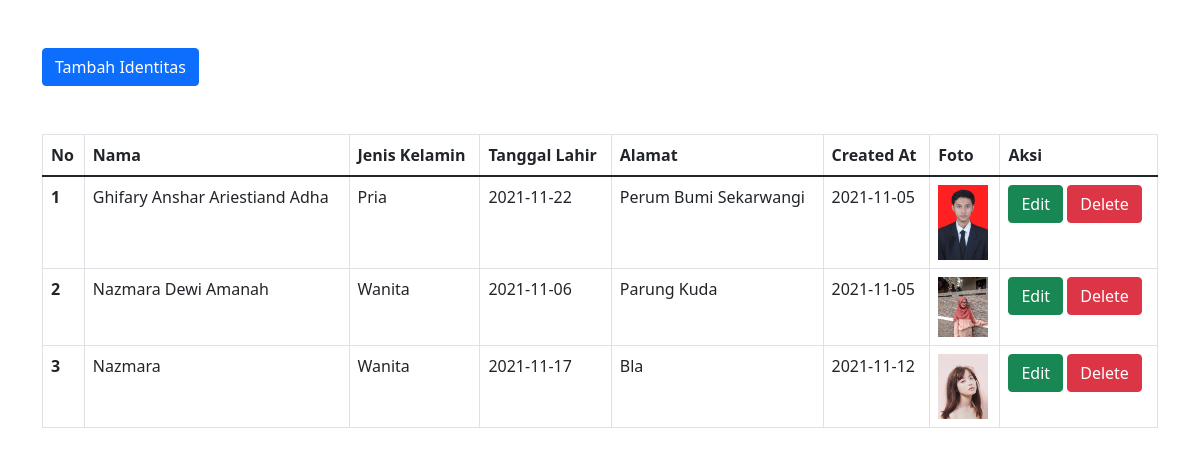
The page / on the database its author committed.
### tables this page shows
CREATE TABLE `identitas` (
  `id` int(11) NOT NULL,
  `nama` varchar(100) NOT NULL,
  `jenis_kelamin` char(1) NOT NULL,
  `tanggal_lahir` date NOT NULL,
  `alamat` text NOT NULL,
  `foto` varchar(255) DEFAULT NULL,
  `created_at` date NOT NULL,
  `updated_at` date NOT NULL
);

### application/controllers/Home.php (called while the page is built, shortened)
<?php
class Home extends CI_Controller {
	function __construct() {
		$this->load->model('HomeModel');
	}
	public function index() {
		$data = [
			'identitas' => $this->HomeModel->get_identitas()->result()
		];
		$this->load->view('home-page', $data);
	}
}

### index.php (called while the page is built, shortened)
<?php
require_once BASEPATH.'core/CodeIgniter.php';

### application/models/HomeModel.php (called while the page is built, shortened)
<?php
class HomeModel extends CI_Model {
    public function get_identitas($id = null) {
        $this->db->order_by('created_at', 'asc');
        $query = $this->db->get('identitas');
        return $query;
    }
}

### application/views/home-page.php (the view, shortened to what this page needs)
<!DOCTYPE html>
<html lang="en">
<head>
	<link href="https://cdn.jsdelivr.net/npm/bootstrap@5.1.3/dist/css/bootstrap.min.css" rel="stylesheet">
</head>
<body>
	<div class="container my-5 mx-auto">
		<div class="row align-items-center">
			<div class="col-md-4 mb-5">
				<a href="<?= base_url('home/form') ?>" class="btn btn-primary">Tambah Identitas</a>
			</div>
			<div class="col-md-12">
				<table class="table table-bordered">
					<thead>
						<tr>
							<th>No</th>
							<th>Nama</th>
							<th>Jenis Kelamin</th>
							<th>Tanggal Lahir</th>
							<th>Alamat</th>
							<th>Created At</th>
							<th>Foto</th>
							<th>Aksi</th>
						</tr>
					</thead>
					<tbody>
						<?php $index = 1; ?>
						<?php foreach($identitas as $i) { ?>
						<tr>
							<th><?= $index++ ?></th>
							<td><?= $i->nama ?></td>
							<td><?= ($i->jenis_kelamin == 1) ? 'Pria' : 'Wanita' ?></td>
							<td><?= $i->tanggal_lahir ?></td>
							<td><?= $i->alamat ?></td>
							<td><?= $i->created_at ?></td>
							<td>
								<?php if($i->foto != null) { ?>
									<img src="<?= base_url('uploads/'.$i->foto) ?>" alt="" style="width: 50px;">
								<?php } ?>
							</td>
							<td>
								<a href="<?= base_url('home/edit/'.$i->id) ?>" class="btn btn-success btn-xs">Edit</a>
								<a href="<?= base_url('home/delete/'.$i->id) ?>" class="btn btn-danger btn-xs">Delete</a>
							</td>
						</tr>
						<?php } ?>
					</tbody>
				</table>
			</div>
		</div>
	</div>
</body>
</html>

### rows shown on the page
identitas: nama "Ghifary Anshar Ariestiand Adha", jenis_kelamin "Pria", tanggal_lahir "2021-11-22", alamat "Perum Bumi Sekarwangi", created_at "2021-11-05", foto (picture)
identitas: nama "Nazmara Dewi Amanah", jenis_kelamin "Wanita", tanggal_lahir "2021-11-06", alamat "Parung Kuda", created_at "2021-11-05", foto (picture)
identitas: nama "Nazmara", jenis_kelamin "Wanita", tanggal_lahir "2021-11-17", alamat "Bla", created_at "2021-11-12", foto (picture)
